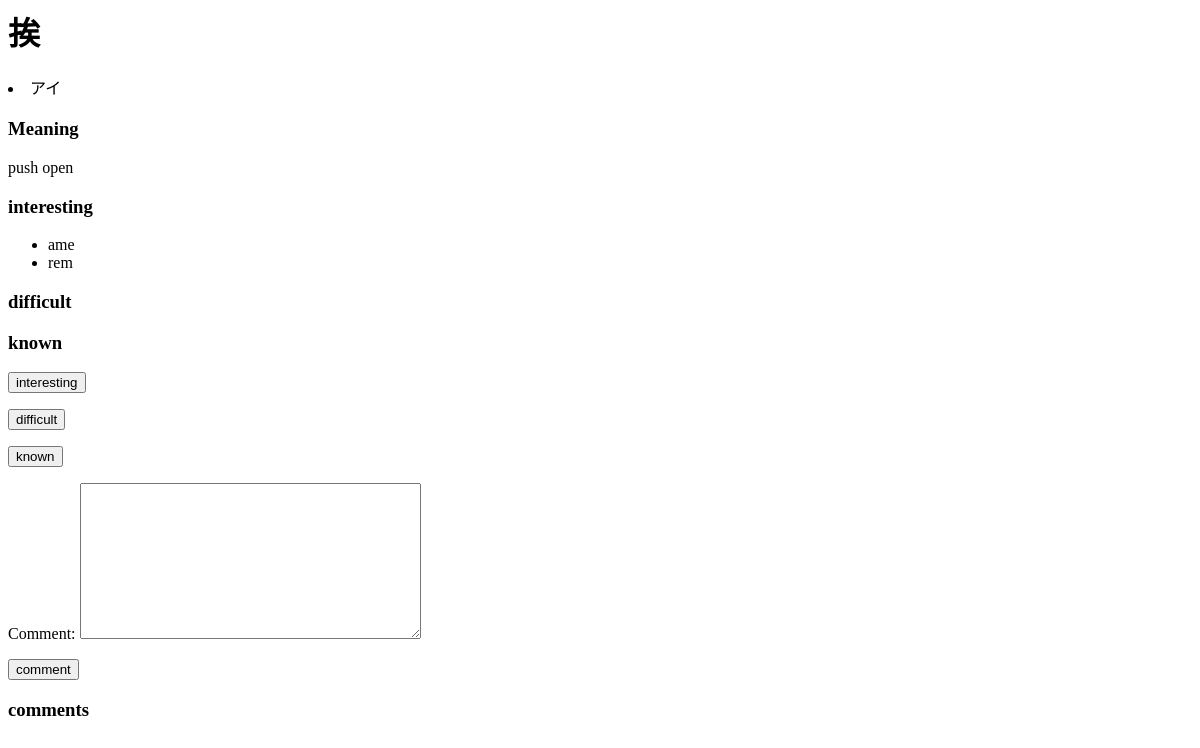
Page /toshokan/3/ (signed in) on the earlier database version.
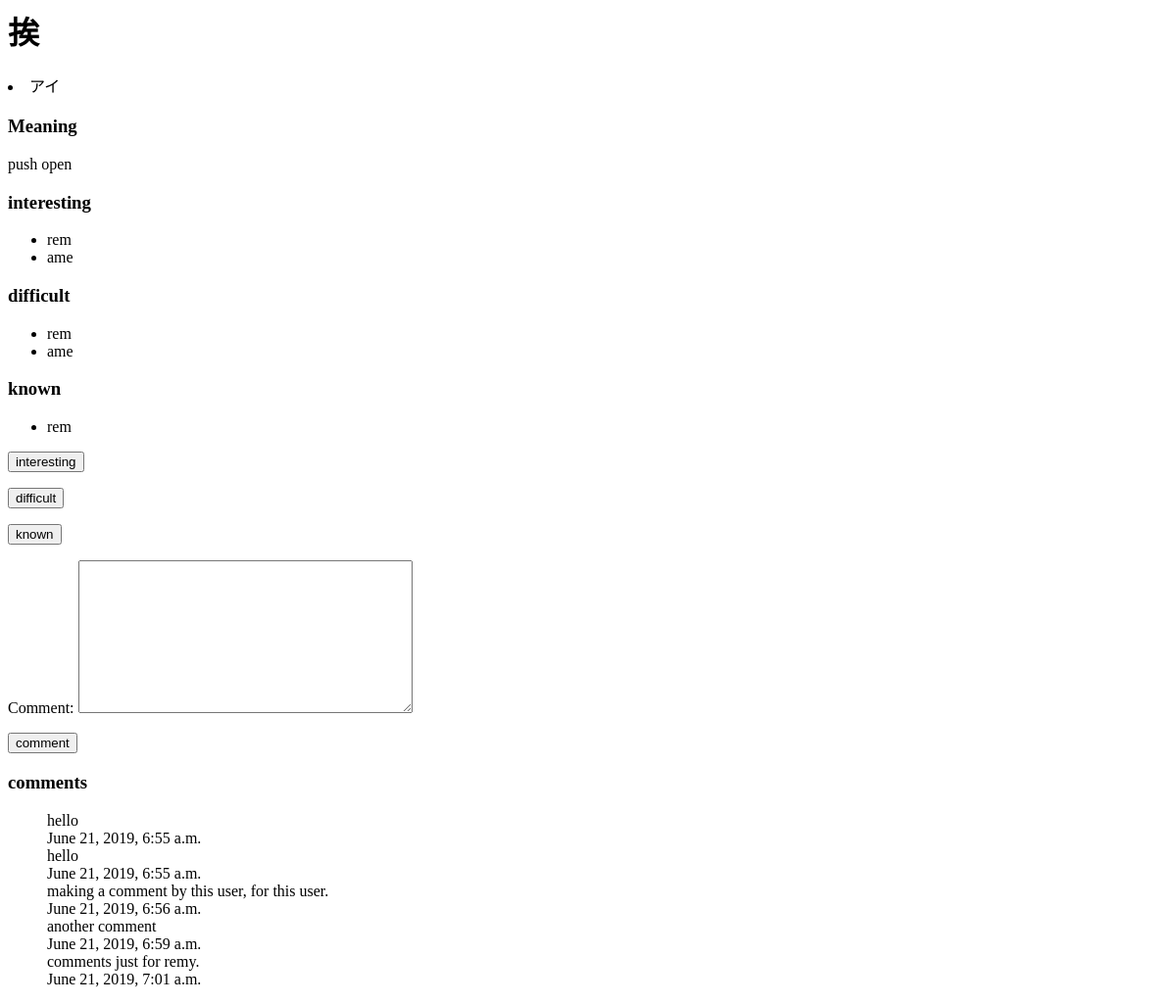
Same page on the later database version.
### toshokan/models.py (models this page shows, shortened)
class Kanji(models.Model):
    character      = models.CharField(max_length=10)
    alt_characters = models.CharField(max_length=10)
    radical        = models.CharField(max_length=10)
    strokes        = models.IntegerField()
    grade          = models.CharField(max_length=2)
    meaning        = models.TextField()
    reading_jpn    = models.CharField(max_length=100)
    reading_eng    = models.CharField(max_length=100)

### base/models.py (models this page shows, shortened)
class UserProfile(models.Model):
    user = models.OneToOneField(User, related_name="profile", on_delete=models.CASCADE)
    interesting_kanji = models.ManyToManyField(Kanji,
    	blank=True,
    	related_name="interesting_kanji")
    difficult_kanji   = models.ManyToManyField(Kanji,
    	blank=True,
    	related_name="difficult_kanji")
    known_kanji       = models.ManyToManyField(Kanji,
    	blank=True,
    	related_name="known_kanji")

class KanjiComment(models.Model):
    kanji          = models.ForeignKey(Kanji, related_name="kanji_comment", on_delete=models.CASCADE)
    user           = models.ForeignKey(UserProfile, related_name="profile", on_delete=models.CASCADE)
    comment        = models.TextField()
    date_time      = models.DateTimeField(default=timezone.now)
    def __str__(self):
        return str(self.comment)

### toshokan/views.py (the view)
# urls.py: path('<int:kanji_id>/', views.individual, name='individual'),
@login_required
def individual(request, kanji_id):
    kanji = get_object_or_404(Kanji, pk=kanji_id)
    reading_eng = (kanji.reading_eng).split(",")
    reading_jpn = (kanji.reading_jpn).split(",")
    comments = kanji.kanji_comment.all().filter(user=request.user.profile)
    return render(request, 'toshokan/individual.html',
     {'kanji': kanji,
     'reading_eng': reading_eng,
     'reading_jpn': reading_jpn,
     'comments': comments,
     'form': KanjiCommentForm(),
     })

### base/forms.py
class KanjiCommentForm(ModelForm):
	class Meta:
		model = KanjiComment
		fields = ('comment',)

### toshokan/templates/toshokan/individual.html (shortened to what this page needs)
<h1>
	{{ kanji.character }}
</h1>
<p>
	{% for reading in reading_jpn %}
		<li>
			{{ reading }}
		</li>
	{% endfor %}
</p>
<h3>
	Meaning
</h3>
<p>
	{{kanji.meaning}}
</p>
<h3>interesting</h3>
<ul>
    {% for userprofile in kanji.interesting_kanji.all %}
        <li>{{ userprofile.user.username }}</li>
    {% endfor %}
</ul>
<h3>difficult</h3>
<ul>
    {% for userprofile in kanji.difficult_kanji.all %}
        <li>{{ userprofile.user.username }}</li>
    {% endfor %}
</ul>
<h3>known</h3>
<ul>
    {% for userprofile in kanji.known_kanji.all %}
        <li>{{ userprofile.user.username }}</li>
    {% endfor %}
</ul>
<form action="{% url 'toggle_interesting' kanji.id %}" method="POST">
    <button>interesting</button>
</form>
<form action="{% url 'toggle_difficult' kanji.id %}" method="POST">
    <button>difficult</button>
</form>
<form action="{% url 'toggle_known' kanji.id %}" method="POST">
    <button>known</button>
</form>
<form action="{% url 'add_comment' kanji.id %}" method="POST">
    {{ form.as_p }}
    <button>comment</button>
</form>
<h3>comments</h3>
<ul>
    {% for comment in comments %}
        {{ comment }}
        <br>
        {{ comment.date_time }}
        <br>
    {% endfor %}
</ul>

Differences in the rows shown:
now on one of the page's lists (row unchanged): UserProfile: user.username "rem"
shown differently, row unchanged: UserProfile "rem": moves up the list
now on one of the page's lists (row unchanged): UserProfile: user.username "ame"
added KanjiComment: comment "hello", date_time "June 21, 2019, 6:55 a.m."
added KanjiComment: comment "hello", date_time "June 21, 2019, 6:55 a.m."
added KanjiComment: comment "making a comment by this user, for this user.", date_time "June 21, 2019, 6:56 a.m."
added KanjiComment: comment "another comment", date_time "June 21, 2019, 6:59 a.m."
added KanjiComment: comment "comments just for remy.", date_time "June 21, 2019, 7:01 a.m."
